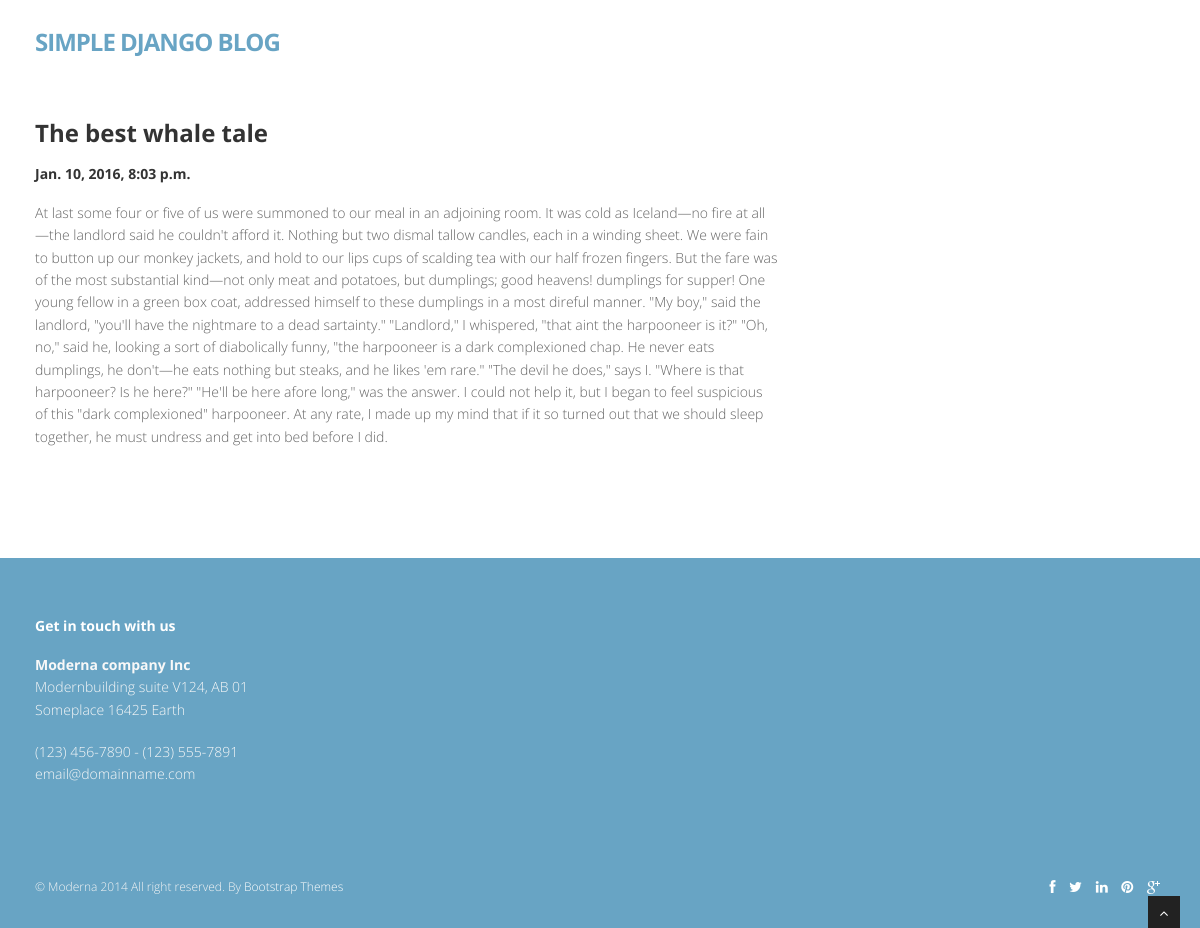
The app's page /2016/1/the-best-whale-tale/ with its own data.
### blog/models.py (models this page shows, shortened)
class Post(models.Model):
    title = models.CharField(max_length=255)
    pub_date = models.DateTimeField(auto_now_add=True)
    slug = models.SlugField(unique=True, max_length=255)
    content = models.TextField()
    category = models.ForeignKey('blog.Category')
    class Meta:
        ordering = ['-pub_date']

### blog/templates/blog/post_detail.html
{% extends "blog/includes/base.html" %}
{% block content %}
    <article>
        <div class="post-image">
            <div class="post-heading">
                <h3>{{ object.title }}</h3>
                <h5>{{ object.pub_date }}</h5>
            </div>
        </div>
        <p>
            {{ object.content }}
        </p>
    </article>
{% endblock %}

### blog/static/blog/css/style.css (style rules this page uses)
body { font-family:'Open Sans', Arial, sans-serif; font-size:14px; font-weight:300; line-height:1.6em; color:#656565; }
h1,h2, h3, h4, h5, h6 { font-family:'Open Sans', Arial, sans-serif; font-weight:700; line-height:1.1em; color:#333; margin-bottom: 20px; }
article { margin-bottom:40px; }
article .post-heading h3 { margin-bottom:20px; }
.post-image { margin-bottom:20px; }

### records on screen
Post: title "The best whale tale", pub_date "Jan. 10, 2016, 8:03 p.m.", content "At last some four or five of us were summoned to our meal in an adjoining room. It was cold as Iceland—no fire at all—the landlord said he couldn't afford it. Nothing but two dismal tallow candles, each in a winding sheet. We were fain to button up our monkey jackets, and hold to our lips cups of scalding tea with our half frozen fingers. But the fare was of the most substantial kind—not only meat and potatoes, but dumplings; good heavens! dumplings for supper! One young fellow in a green box coat, addressed himself to these dumplings in a most direful manner. \"My boy,\" said the landlord, \"you'll have the nightmare to a dead sartainty.\" \"Landlord,\" I whispered, \"that aint the harpooneer is…"
